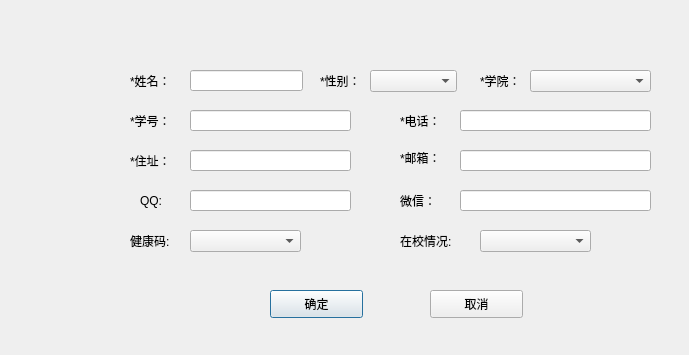
<?xml version="1.0" encoding="UTF-8"?>
<ui version="4.0">
 <class>modifyWindow</class>
 <widget class="QDialog" name="modifyWindow">
  <property name="geometry">
   <rect>
    <x>0</x>
    <y>0</y>
    <width>689</width>
    <height>355</height>
   </rect>
  </property>
  <property name="windowTitle">
   <string>Dialog</string>
  </property>
  <widget class="QWidget" name="widget" native="true">
   <property name="geometry">
    <rect>
     <x>110</x>
     <y>60</y>
     <width>551</width>
     <height>211</height>
    </rect>
   </property>
   <widget class="QLabel" name="stuName">
    <property name="geometry">
     <rect>
      <x>20</x>
      <y>10</y>
      <width>51</width>
      <height>21</height>
     </rect>
    </property>
    <property name="text">
     <string>*姓名：</string>
    </property>
   </widget>
   <widget class="QLineEdit" name="nameEdit">
    <property name="geometry">
     <rect>
      <x>80</x>
      <y>10</y>
      <width>113</width>
      <height>21</height>
     </rect>
    </property>
   </widget>
   <widget class="QLabel" name="label">
    <property name="geometry">
     <rect>
      <x>210</x>
      <y>10</y>
      <width>51</width>
      <height>21</height>
     </rect>
    </property>
    <property name="text">
     <string>*性别：</string>
    </property>
   </widget>
   <widget class="QComboBox" name="sexComboBox">
    <property name="geometry">
     <rect>
      <x>260</x>
      <y>10</y>
      <width>87</width>
      <height>22</height>
     </rect>
    </property>
   </widget>
   <widget class="QLabel" name="label_2">
    <property name="geometry">
     <rect>
      <x>370</x>
      <y>10</y>
      <width>51</width>
      <height>21</height>
     </rect>
    </property>
    <property name="text">
     <string>*学院：</string>
    </property>
   </widget>
   <widget class="QComboBox" name="acaComboBox">
    <property name="geometry">
     <rect>
      <x>420</x>
      <y>10</y>
      <width>121</width>
      <height>22</height>
     </rect>
    </property>
   </widget>
   <widget class="QLabel" name="stuNum">
    <property name="geometry">
     <rect>
      <x>20</x>
      <y>50</y>
      <width>51</width>
      <height>21</height>
     </rect>
    </property>
    <property name="text">
     <string>*学号：</string>
    </property>
   </widget>
   <widget class="QLineEdit" name="numEdit">
    <property name="geometry">
     <rect>
      <x>80</x>
      <y>50</y>
      <width>161</width>
      <height>21</height>
     </rect>
    </property>
   </widget>
   <widget class="QLabel" name="label_3">
    <property name="geometry">
     <rect>
      <x>290</x>
      <y>50</y>
      <width>51</width>
      <height>21</height>
     </rect>
    </property>
    <property name="text">
     <string>*电话：</string>
    </property>
   </widget>
   <widget class="QLineEdit" name="teleEdit">
    <property name="geometry">
     <rect>
      <x>350</x>
      <y>50</y>
      <width>191</width>
      <height>21</height>
     </rect>
    </property>
   </widget>
   <widget class="QLabel" name="label_5">
    <property name="geometry">
     <rect>
      <x>30</x>
      <y>130</y>
      <width>31</width>
      <height>21</height>
     </rect>
    </property>
    <property name="text">
     <string>QQ:</string>
    </property>
   </widget>
   <widget class="QLineEdit" name="QQEdit">
    <property name="geometry">
     <rect>
      <x>80</x>
      <y>130</y>
      <width>161</width>
      <height>21</height>
     </rect>
    </property>
   </widget>
   <widget class="QLabel" name="label_6">
    <property name="geometry">
     <rect>
      <x>290</x>
      <y>130</y>
      <width>41</width>
      <height>21</height>
     </rect>
    </property>
    <property name="text">
     <string>微信：</string>
    </property>
   </widget>
   <widget class="QLineEdit" name="VXEdit">
    <property name="geometry">
     <rect>
      <x>350</x>
      <y>130</y>
      <width>191</width>
      <height>21</height>
     </rect>
    </property>
   </widget>
   <widget class="QLabel" name="label_7">
    <property name="geometry">
     <rect>
      <x>20</x>
      <y>90</y>
      <width>51</width>
      <height>21</height>
     </rect>
    </property>
    <property name="text">
     <string>*住址：</string>
    </property>
   </widget>
   <widget class="QLineEdit" name="addEdit">
    <property name="geometry">
     <rect>
      <x>80</x>
      <y>90</y>
      <width>161</width>
      <height>21</height>
     </rect>
    </property>
   </widget>
   <widget class="QLabel" name="label_8">
    <property name="geometry">
     <rect>
      <x>290</x>
      <y>90</y>
      <width>51</width>
      <height>16</height>
     </rect>
    </property>
    <property name="text">
     <string>*邮箱：</string>
    </property>
   </widget>
   <widget class="QLineEdit" name="emailEdit">
    <property name="geometry">
     <rect>
      <x>350</x>
      <y>90</y>
      <width>191</width>
      <height>21</height>
     </rect>
    </property>
   </widget>
   <widget class="QLabel" name="label_9">
    <property name="geometry">
     <rect>
      <x>20</x>
      <y>170</y>
      <width>61</width>
      <height>21</height>
     </rect>
    </property>
    <property name="text">
     <string>健康码:</string>
    </property>
   </widget>
   <widget class="QComboBox" name="Codecombo">
    <property name="geometry">
     <rect>
      <x>80</x>
      <y>170</y>
      <width>111</width>
      <height>22</height>
     </rect>
    </property>
   </widget>
   <widget class="QLabel" name="label_10">
    <property name="geometry">
     <rect>
      <x>290</x>
      <y>170</y>
      <width>71</width>
      <height>21</height>
     </rect>
    </property>
    <property name="text">
     <string>在校情况:</string>
    </property>
   </widget>
   <widget class="QComboBox" name="Schoolcombo">
    <property name="geometry">
     <rect>
      <x>370</x>
      <y>170</y>
      <width>111</width>
      <height>22</height>
     </rect>
    </property>
   </widget>
  </widget>
  <widget class="QPushButton" name="OKbtn">
   <property name="geometry">
    <rect>
     <x>270</x>
     <y>290</y>
     <width>93</width>
     <height>28</height>
    </rect>
   </property>
   <property name="text">
    <string>确定</string>
   </property>
  </widget>
  <widget class="QPushButton" name="cancelBtn">
   <property name="geometry">
    <rect>
     <x>430</x>
     <y>290</y>
     <width>93</width>
     <height>28</height>
    </rect>
   </property>
   <property name="text">
    <string>取消</string>
   </property>
  </widget>
  <widget class="QLabel" name="label_4">
   <property name="geometry">
    <rect>
     <x>0</x>
     <y>0</y>
     <width>691</width>
     <height>361</height>
    </rect>
   </property>
   <property name="text">
    <string/>
   </property>
   <property name="pixmap">
    <pixmap resource="photo.qrc">:/new/prefix1/MailList_photos/1.webp</pixmap>
   </property>
   <property name="scaledContents">
    <bool>true</bool>
   </property>
  </widget>
  <zorder>label_4</zorder>
  <zorder>widget</zorder>
  <zorder>OKbtn</zorder>
  <zorder>cancelBtn</zorder>
 </widget>
 <resources>
  <include location="photo.qrc"/>
 </resources>
 <connections/>
</ui>
